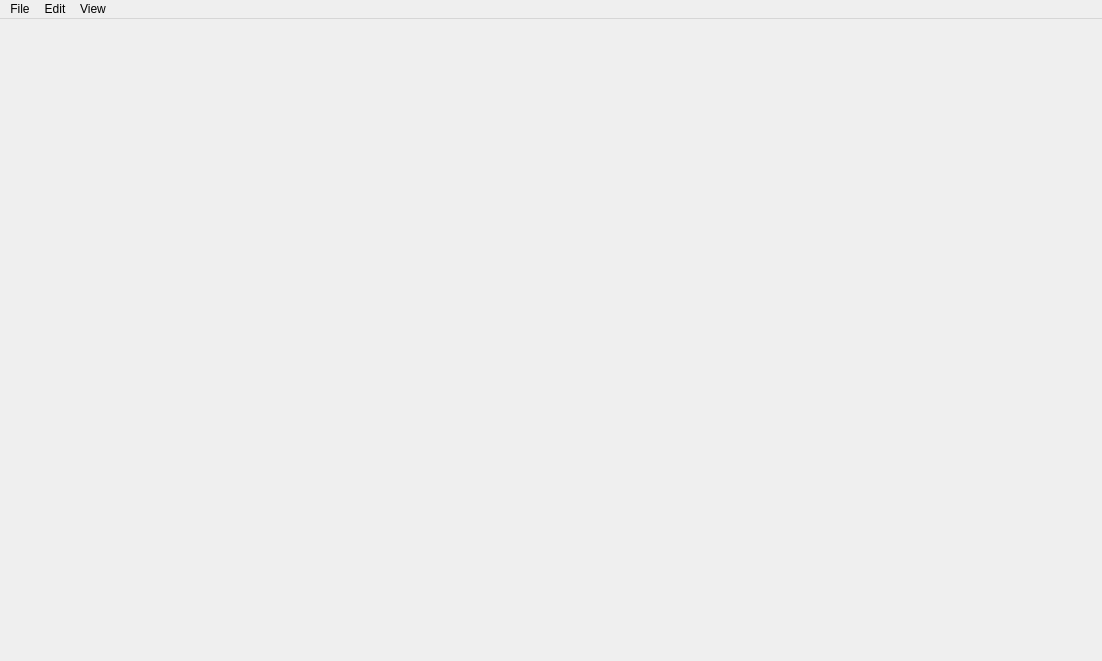
<?xml version="1.0" encoding="UTF-8"?>
<ui version="4.0">
 <class>MainWindow</class>
 <widget class="QMainWindow" name="MainWindow">
  <property name="geometry">
   <rect>
    <x>0</x>
    <y>0</y>
    <width>1102</width>
    <height>661</height>
   </rect>
  </property>
  <property name="windowTitle">
   <string>Nihil Studio</string>
  </property>
  <property name="autoFillBackground">
   <bool>false</bool>
  </property>
  <widget class="QWidget" name="centralWidget">
   <widget class="QWidget" name="clientArea" native="true">
    <property name="geometry">
     <rect>
      <x>0</x>
      <y>0</y>
      <width>1101</width>
      <height>631</height>
     </rect>
    </property>
    <property name="sizePolicy">
     <sizepolicy hsizetype="Expanding" vsizetype="Expanding">
      <horstretch>0</horstretch>
      <verstretch>0</verstretch>
     </sizepolicy>
    </property>
    <property name="accessibleName">
     <string>clientArea</string>
    </property>
   </widget>
  </widget>
  <widget class="QMenuBar" name="menuBar">
   <property name="geometry">
    <rect>
     <x>0</x>
     <y>0</y>
     <width>1102</width>
     <height>23</height>
    </rect>
   </property>
   <widget class="QMenu" name="menuFile">
    <property name="title">
     <string>File</string>
    </property>
    <addaction name="actionNew"/>
    <addaction name="actionImport"/>
    <addaction name="separator"/>
    <addaction name="actionOpen"/>
    <addaction name="actionSave"/>
    <addaction name="separator"/>
    <addaction name="actionClose"/>
   </widget>
   <widget class="QMenu" name="menuEdit">
    <property name="title">
     <string>Edit</string>
    </property>
    <addaction name="actionSelect_Objects"/>
    <addaction name="separator"/>
    <addaction name="actionSelect_Points"/>
    <addaction name="actionSelect_Edges"/>
    <addaction name="actionSelect_Faces"/>
    <addaction name="separator"/>
    <addaction name="actionTranslate"/>
    <addaction name="actionRotate"/>
    <addaction name="actionScale"/>
   </widget>
   <widget class="QMenu" name="menuView">
    <property name="title">
     <string>View</string>
    </property>
    <addaction name="actionShow_Entities"/>
    <addaction name="actionShow_Wireframe"/>
    <addaction name="separator"/>
    <addaction name="actionRotate_Scene"/>
    <addaction name="actionScale_Scene"/>
   </widget>
   <addaction name="menuFile"/>
   <addaction name="menuEdit"/>
   <addaction name="menuView"/>
  </widget>
  <action name="actionOpen">
   <property name="text">
    <string>Open</string>
   </property>
  </action>
  <action name="actionClose">
   <property name="text">
    <string>Close</string>
   </property>
  </action>
  <action name="actionSelect_Objects">
   <property name="text">
    <string>Select Objects</string>
   </property>
  </action>
  <action name="actionSave">
   <property name="text">
    <string>Save</string>
   </property>
  </action>
  <action name="actionNew">
   <property name="enabled">
    <bool>false</bool>
   </property>
   <property name="text">
    <string>New</string>
   </property>
  </action>
  <action name="actionImport">
   <property name="enabled">
    <bool>false</bool>
   </property>
   <property name="text">
    <string>Import</string>
   </property>
  </action>
  <action name="actionSelect_Points">
   <property name="text">
    <string>Select Points</string>
   </property>
  </action>
  <action name="actionTranslate">
   <property name="text">
    <string>Translate</string>
   </property>
  </action>
  <action name="actionRotate">
   <property name="text">
    <string>Rotate</string>
   </property>
  </action>
  <action name="actionScale">
   <property name="text">
    <string>Scale</string>
   </property>
  </action>
  <action name="actionSelect_Edges">
   <property name="enabled">
    <bool>false</bool>
   </property>
   <property name="text">
    <string>Select Edges</string>
   </property>
  </action>
  <action name="actionSelect_Faces">
   <property name="enabled">
    <bool>false</bool>
   </property>
   <property name="text">
    <string>Select Faces</string>
   </property>
  </action>
  <action name="actionShow_Entities">
   <property name="text">
    <string>Show Entities</string>
   </property>
  </action>
  <action name="actionShow_Wireframe">
   <property name="text">
    <string>Show Wireframe</string>
   </property>
  </action>
  <action name="actionRotate_Scene">
   <property name="text">
    <string>Rotate Scene</string>
   </property>
   <property name="toolTip">
    <string>Drag left mouse button to rotate scene</string>
   </property>
  </action>
  <action name="actionScale_Scene">
   <property name="text">
    <string>Scale Scene</string>
   </property>
   <property name="toolTip">
    <string>Use mouse wheel to scale scene</string>
   </property>
  </action>
 </widget>
 <layoutdefault spacing="6" margin="11"/>
 <resources/>
 <connections/>
</ui>
